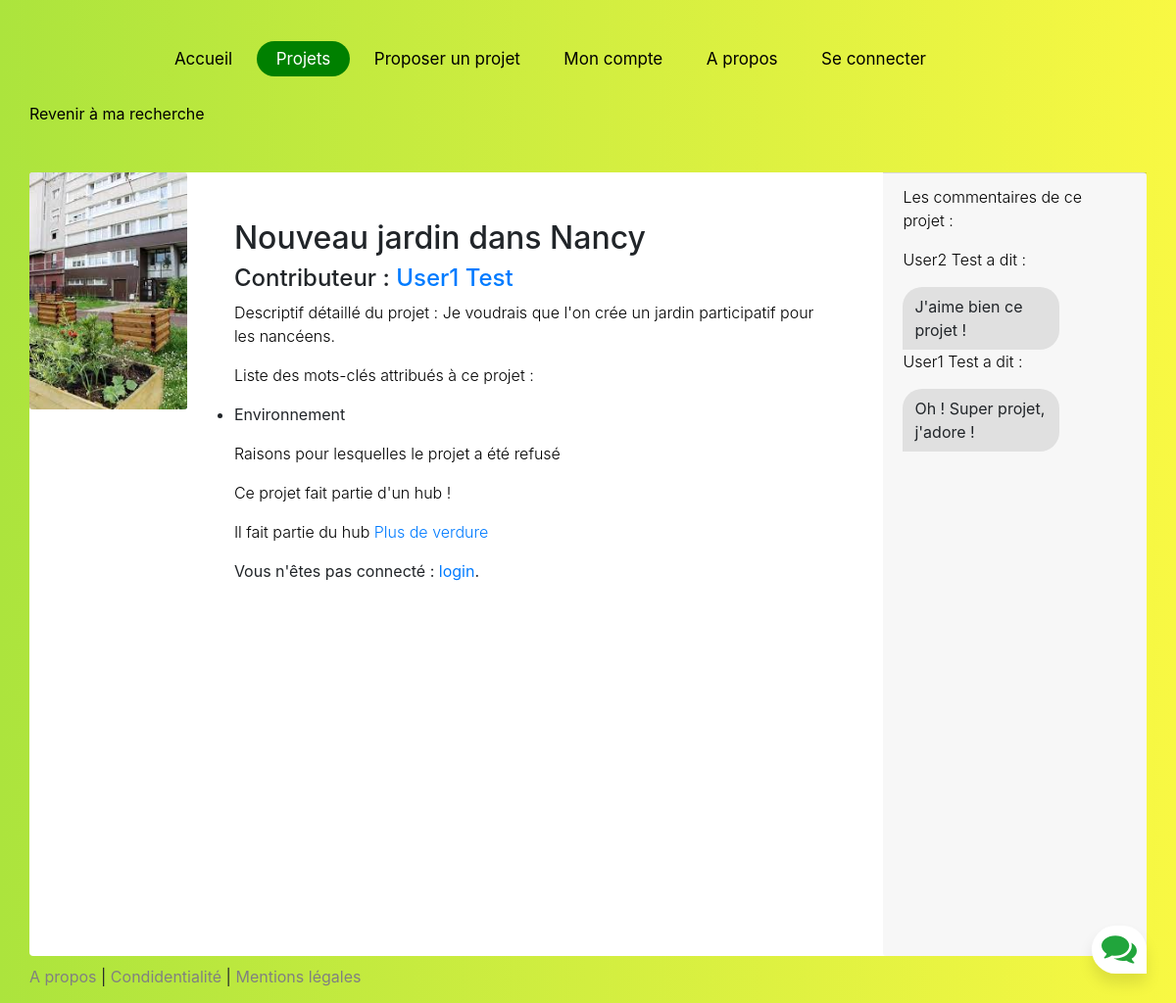
The page /projets/1000 on the database its author committed.
### tables this page shows
CREATE TABLE projets (
id_projet INTEGER PRIMARY KEY,
nom VARCHAR NOT NULL,
proprietaire INTEGER REFERENCES comptes (id_compte),
commentaire TEXT
);

CREATE TABLE comptes (
id_compte INTEGER PRIMARY KEY,
nom VARCHAR NOT NULL,
prenom VARCHAR NOT NULL,
contact VARCHAR NOT NULL,
password VARCHAR NOT NULL
);

CREATE TABLE motscles (
projet INTEGER REFERENCES projets (id_projet),
motcle VARCHAR,
PRIMARY KEY (projet, motcle)
);

CREATE TABLE hub (
id_hub INTEGER PRIMARY KEY,
nom VARCHAR NOT NULL,
projet_respo INTEGER REFERENCES projets (id_projet),
commentaire TEXT
);

CREATE TABLE commentaires(
id_projet INTEGER REFERENCES projets (id_projet),
id_auteur INTEGER REFERENCES comptes (id_compte),
id_commentaire INTEGER PRIMARY KEY,
commentaire TEXT
);

### interface.py (the view, shortened to what this page needs)
@app.route('/projets/<string:id_proj>')
def projets_route(id_proj):
	con = sqlite3.connect('tables.db')
	cur = con.cursor()
	id = int(id_proj)
	projet = [row for row in cur.execute("SELECT * FROM projets WHERE id_projet = ?", [id])]				#Récupération des informations du projet que l'on veut voir
	id_prop = int(projet[0][2])
	prop = [row for row in cur.execute("SELECT * FROM comptes WHERE id_compte = ?", [id_prop])]				#Récupération des informations du propriétaire
	liste_demande_asso = [row for row in cur.execute('SELECT ProjetDemandeur, message, ProjetCible FROM associations a WHERE a.ProjetCible=? AND a.statut=0',(id_proj,))]	#Liste des demandes d'associations faites à ce projet
	liste_proj_a_asso=[]
	hubs_incomplets = [row for row in cur.execute('SELECT * FROM hub WHERE projet_respo = ? AND commentaire = "NULL" AND nom = "NULL"', [id_proj]).fetchall()]
	membre = cur.execute("SELECT * FROM membre_hub WHERE id_membre=?", [id]).fetchall()
	hub = "lol rien"
	chef = cur.execute("SELECT * FROM hub WHERE projet_respo = ?", [id]).fetchall()
	appartenance = "rien"
	if membre != []:
		hub = cur.execute("SELECT nom FROM hub WHERE id_hub = ?", [membre[0][0]]).fetchall()
		appartenance = "membre"
		if chef != []:
			appartenance = "chef"
	nb_like = len(cur.execute("SELECT * FROM interactions WHERE type_interaction = 1 AND id_projet = ?", [id]).fetchall())
	nb_dis = len(cur.execute("SELECT * FROM interactions WHERE type_interaction = 0 AND id_projet = ?", [id]).fetchall())
	lst_com = cur.execute("SELECT * FROM commentaires WHERE id_projet=?", [id]).fetchall()
	lst_commentaires=[]
	for i in lst_com:
		auteur = cur.execute("SELECT * FROM comptes WHERE id_compte=?", [i[1]]).fetchall()[0]
		lst_commentaires.append([i[2], i[1], str(auteur[1])+' '+str(auteur[2]), i[3],])
	lst_mots = cur.execute("SELECT * from motscles WHERE projet = ?", [id]).fetchall()
	lst_mots_juste = [mot[1] for mot in lst_mots]
	print(lst_mots_juste)
	mots_manquants = []
	print(MOTS_CLES)
	for mot in MOTS_CLES:
		print(mot in lst_mots_juste)
		if not (mot in lst_mots_juste):
			mots_manquants.append(mot)								#Chaque élémment est de la forme [id_com,id_auteur,"Nom Prénom auteur","contenu_comm"]
	return render_template("page-projet.html", projet = projet, prop = prop, id_prop=id_prop,liste_proj_a_asso=liste_proj_a_asso, hubs_incomplets=hubs_incomplets, appartenance = appartenance, membre = membre, chef = chef, hub = hub,lst_commentaires=lst_commentaires, nb_like = nb_like, nb_dis = nb_dis, lst_mots = lst_mots, mots_manquants = mots_manquants)

### interface.py (called while the page is built)
@app.context_processor		#pour pouvoir utiliser os dans les pages templates (ici pour aller chercher les images d'un certain projet)
def handle_context():
    return dict(os=os)

### templates/page-projet.html (shortened to what this page needs)
{% extends "layout.html" %}
{% block body %}
<head>
	<link rel="stylesheet" href="https://cdnjs.cloudflare.com/ajax/libs/font-awesome/4.7.0/css/font-awesome.min.css">
	<link rel="stylesheet" href="../static/css/bootstrap.css">
</head>
<body>
    <header class="site-navbar" role="banner" id="myTopnav">
        <div class="container">
          <div class="row align-items-center">
            <div class="col-12 col-md-10 d-none d-xl-block">
              <nav class="site-navigation position-relative text-right" role="navigation">
                <ul class="site-menu js-clone-nav mr-auto d-none d-lg-block">
                  <li><a href="/"><span>Accueil</span></a></li>
                  <li class="has-children active">
                    <a href="/projets-partages"><span>Projets</span></a>
                  </li>
                  <li><a href="/proposition-projet"><span>Proposer un projet</span></a></li>
                  <li class="has-children">
                    <a href="/page-user"><span>Mon compte</span></a>
                  </li>
                  <li><a href="/a-propos"><span>A propos</span></a></li>
                  {% if not session.id_sess %}
                  <li><a href="/user_login"><span>Se connecter</span></a></li>
                  {% else %}
                  <li><a href="/logout"><span>Se déconnecter</span></a></li>
                  {% endif %}
                </ul>
              </nav>
            </div>
          </div>
        </div>
    </header>
	<br>
	<div class="container">
		<div class="row">
		  <div class="col-lg-50 col-xl-40 mx-auto">
			<br>
			<a style="text-decoration: none; color : black" href="javascript:history.back()">Revenir à ma recherche</a>
			<div class="card flex-row my-5 border-0 shadow rounded-3 overflow-hidden card2" style =" height: 800px ;">
				<div class="card-header-left" style="width: 360 px;">
					{% if os.path.exists("static/images/uploads/"+projet[0][0]|string+".png") %}
						<img class="card-img imgt" src="../static/images/uploads/{{projet[0][0]}}.png"  alt="image personalisée du projet">
					{% else %}
						<img  src="../static/idee.jpg" class="rounded" alt="image du projet">
				  	{% endif %}
				</div>
	<div class="card-body p-4 p-sm-5 test_contenu">
		<h2>{{ projet[0][1] }}</h2>
    <h4> Contributeur : <a href="/user/{{prop[0][0]}}">{{ prop[0][1] }} {{ prop[0][2] }}</a> </h4>
    <p> Descriptif détaillé du projet : {{ projet[0][3] }} </p>
	{% if lst_mots|length > 0%}
	<p> Liste des mots-clés attribués à ce projet : </p>
		<ul>
			{% for mot in lst_mots %}
			<li>{{mot[1]}}
			</li>
			{% endfor %}
		</ul>
	{% else %}
	<p>Aucun mot-clé n'a été attribué à ce projet.</p>
	{%endif%}
    <p> Raisons pour lesquelles le projet a été refusé </p>
	{% if appartenance == "membre" %}
	<p>Ce projet fait partie d'un hub !</p>
	<p>Il fait partie du hub <a href="/hubs/{{membre[0][0]}}">{{ hub[0][0] }}</a></p>
	{% elif appartenance == "chef" %}
	<p>Ce projet est le projet responsable d'un hub !</p>
	<p>Il est responsable du hub <a href="/hubs/{{membre[0][0]}}">{{ hub[0][0] }}</a></p>
	{% endif %}
	{% if not session.id_sess %}
	Vous n'êtes pas connecté :      <a href="/user_login">login</a>.
	<br><br>
	{% endif %}
	<br><br><br>
	</div>
	{% if lst_commentaires != [] %}
	<div class="card-footer " style="width: 300px; overflow-x: scroll;">
	<p>Les commentaires de ce projet :</p>
	{% for ele in lst_commentaires %}
		<p>{{ele[2]}} a dit : </p>
		<div class="messages__item messages__item--visitor"> {{ele[3]}}</div>
	{% endfor %}
	{% else %}
	<p> Aucun commentaire n'a encore été posté pour ce projet ! </p>
	{% endif %}
			</div>
			</div>
		</div>
	</div>
</div>
</body>
{% endblock %}

### static/css/style.css (style rules this page uses)
body { font-family: "Open Sans", -apple-system, BlinkMacSystemFont, "Segoe UI", Roboto, "Helvetica Neue", Arial, "Noto Sans", sans-serif, "Apple Color Emoji", "Segoe UI Emoji", "Segoe UI Symbol", "Noto Color Emoji"; background-color: #fff; height: 100vh; position: relative; }
body:before { content: ""; position: absolute; top: 0; left: 0; right: 0; bottom: 0; background: rgba(0, 0, 0, 0.5); -webkit-transition: .3s all ease; -o-transition: .3s all ease; transition: .3s all ease; opacity: 0; visibility: hidden; z-index: 1; }
p { color: black; font-weight: 300; }
h1, h2, h3, h4, h5, h6, .h1, .h2, .h3, .h4, .h5, .h6 { font-family: "Open Sans", -apple-system, BlinkMacSystemFont, "Segoe UI", Roboto, "Helvetica Neue", Arial, "Noto Sans", sans-serif, "Apple Color Emoji", "Segoe UI Emoji", "Segoe UI Symbol", "Noto Color Emoji"; }
a { -webkit-transition: .3s all ease; -o-transition: .3s all ease; transition: .3s all ease; }
a, a:hover { text-decoration: none !important; }
.site-navbar { margin-bottom: 0px; z-index: 123456; position: relative; top: 2rem; line-height: 100%; width: 100%; }
.site-navbar .site-navigation .site-menu { margin-bottom: 0; }
.site-navbar .site-navigation .site-menu .active>a span { background: green; color: white; border-radius: 30px; display: inline-block; padding: 10px 20px; }
.site-navbar .site-navigation .site-menu a { text-decoration: none !important; display: inline-block; }
.site-navbar .site-navigation .site-menu>li { display: inline-block; }
.site-navbar .site-navigation .site-menu>li>a { padding: 10px 0px; color: black; font-size: 17px; text-decoration: none !important; }
.site-navbar .site-navigation .site-menu>li>a>span { padding: 5px 20px; display: inline-block; -webkit-transition: .3s all ease; -o-transition: .3s all ease; transition: .3s all ease; border-radius: 30px; }
.site-navbar .site-navigation .site-menu .has-children { position: relative; left: auto }
.site-navbar .site-navigation .site-menu .has-children>a span { position: relative; }
.site-navbar .site-navigation .site-menu .has-children>a span:before { position: absolute; content: None; font-size: 20px; top: 50%; right: 10px; -webkit-transform: translateY(-50%); -ms-transform: translateY(-50%); transform: translateY(-50%); font-family: 'icomoon'; }
* { box-sizing: border-box; margin: 0; padding: 0; }
body { font-family: 'Nunito', sans-serif; font-weight: 400; font-size: 100%; background: #F1F1F1; }
*, html { --primaryGradient: linear-gradient(93.12deg, #21a53c 0.52%, #21a53c 100%); --secondaryGradient: linear-gradient(268.91deg, #21a53c -2.14%, #21a53c 99.69%); --primaryBoxShadow: 0px 10px 15px rgba(0, 0, 0, 0.1); --secondaryBoxShadow: 0px -10px 15px rgba(0, 0, 0, 0.1); --primary: #21a53c; }
.messages__item { background: orange; max-width: 60.6%; width: fit-content; }
.messages__item--visitor { margin-right: auto; }
.messages__item { margin-top: 10px; background: #E0E0E0; padding: 8px 12px; max-width: 70%; }
.messages__item--visitor, .messages__item--typing { border-top-left-radius: 20px; border-top-right-radius: 20px; border-bottom-right-radius: 20px; }
.imgt { max-width : 600px ; max-height : 800px ; }
.test_contenu { overflow: scroll; }

### rows shown on the page
projets: id_projet (picture), nom "Nouveau jardin dans Nancy", commentaire "Je voudrais que l'on crée un jardin participatif pour les nancéens."
comptes: nom "User1", prenom "Test"
motscles: motcle "Environnement"
hub: nom "Plus de verdure"
commentaires: ele "User2 Test", commentaire "J'aime bien ce projet !"
commentaires: ele "User1 Test", commentaire "Oh ! Super projet, j'adore !"
